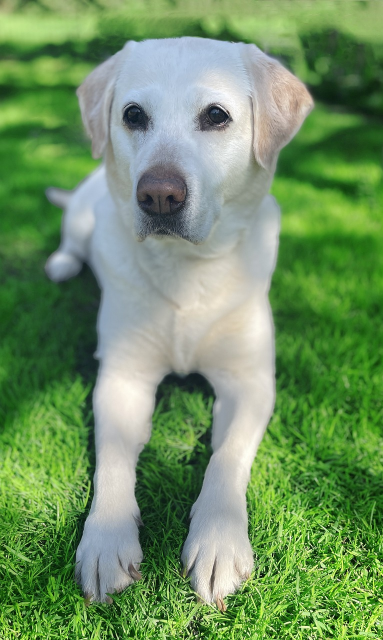
#> input picture Clase2-Pillow/perro.jpg, 766 x 1280 px (shown at 1/2 size)
$ jupyter execute Clase2B_Pillow.ipynb
#> lines starting #> are read from the running program, lines starting #| are printed output that depends on the picture; after the words box and inside, x2 and y2 are one past the last pixel; in counts of white or black regions, pixels touching at a corner belong together
[cell 1]
from PIL import Image, ImageFilter
img = "perro.jpg"


with Image.open(img) as img_p:
#> img_p is the input picture: PIL image 766x1280 RGB; mean R, G, B 111.5, 146, 98.8
    img_p.load()
img_p.show()
res = img_p.size
#> res = (766, 1280)
print("Resolución de imagen :", res)
#| Resolución de imagen : (766, 1280)
img_perro = img_p.crop((75, 50, 660, 1200))  #recorte de imagen
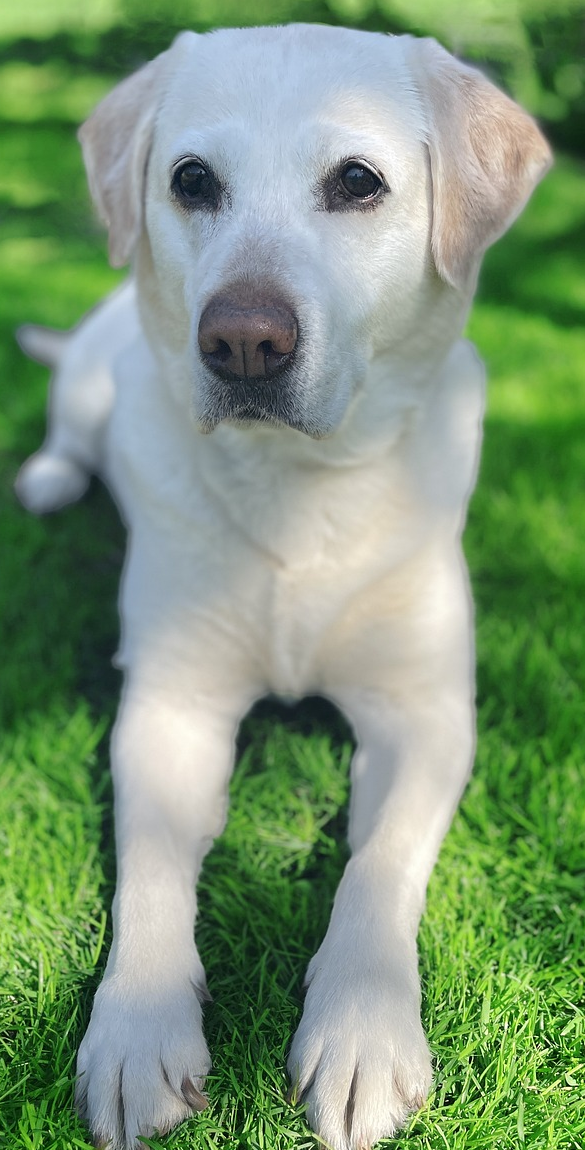
#> img_perro: PIL image 585x1150 RGB; mean R, G, B 124.5, 150.6, 118.9
img_perro.show()

[cell 2]
img_perro_gris = img_perro.convert("L")      #transformación a escala de grises
img_perro_gris.show()

[cell 3]
threshold = 140                        #umbral
#conversión de todos los pixeles con umbral mayor a 100 en blanco, resto negro.
#Se constata que no es buena la separación entre el perro y el fondo
img_perro_threshold = img_perro_gris.point(lambda x: 255 if x > threshold else 0)
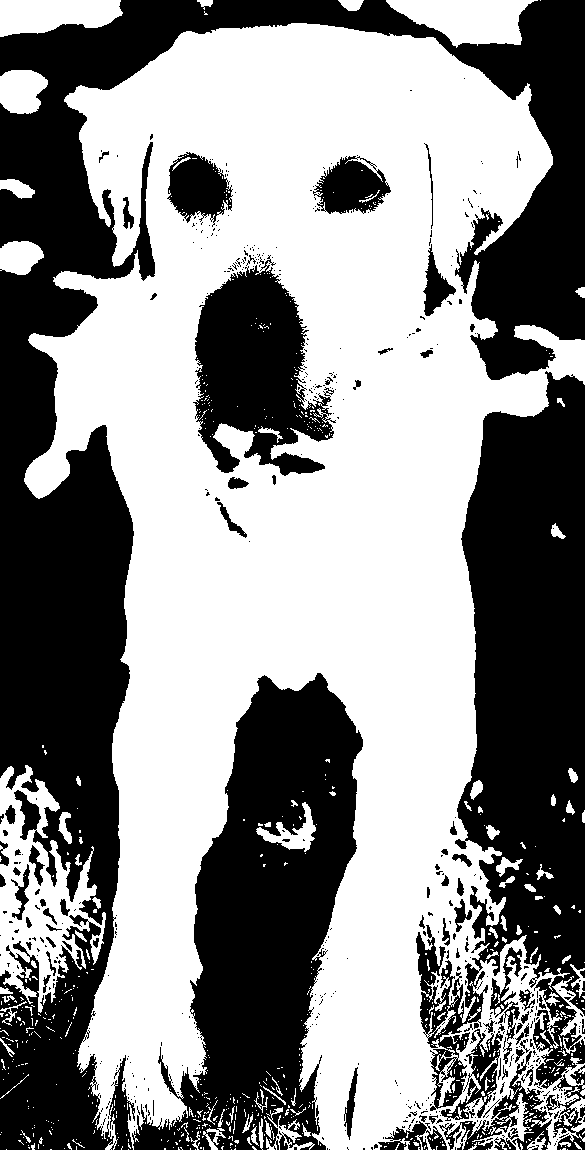
#> img_perro_threshold: PIL image 585x1150 L; 55.2% white; 565 black regions (477 under 20 px), largest, box (x1, y1, x2, y2) and area: (0, 0, 585, 1150) 137450, (416, 371, 585, 1111) 67754, (132, 673, 363, 1150) 55871
img_perro_threshold.show()

[cell 4]
#Extracción de canales rojo, verde y azul (imagen original)
rojo, verde, azul = img_perro.split()
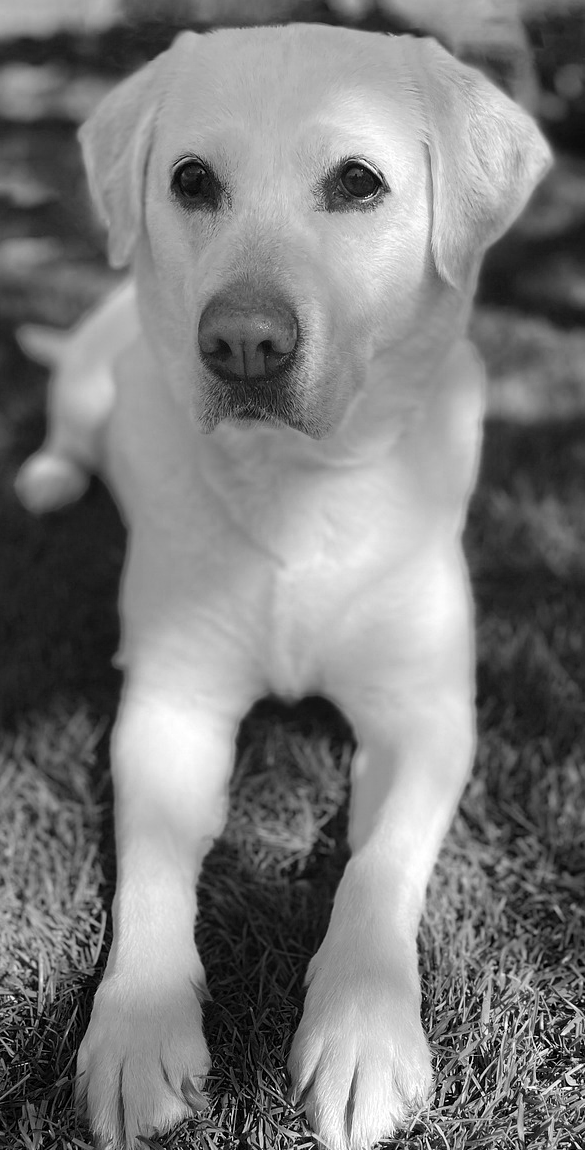
#> rojo: PIL image 585x1150 L; min 0, max 255, mean 124.5
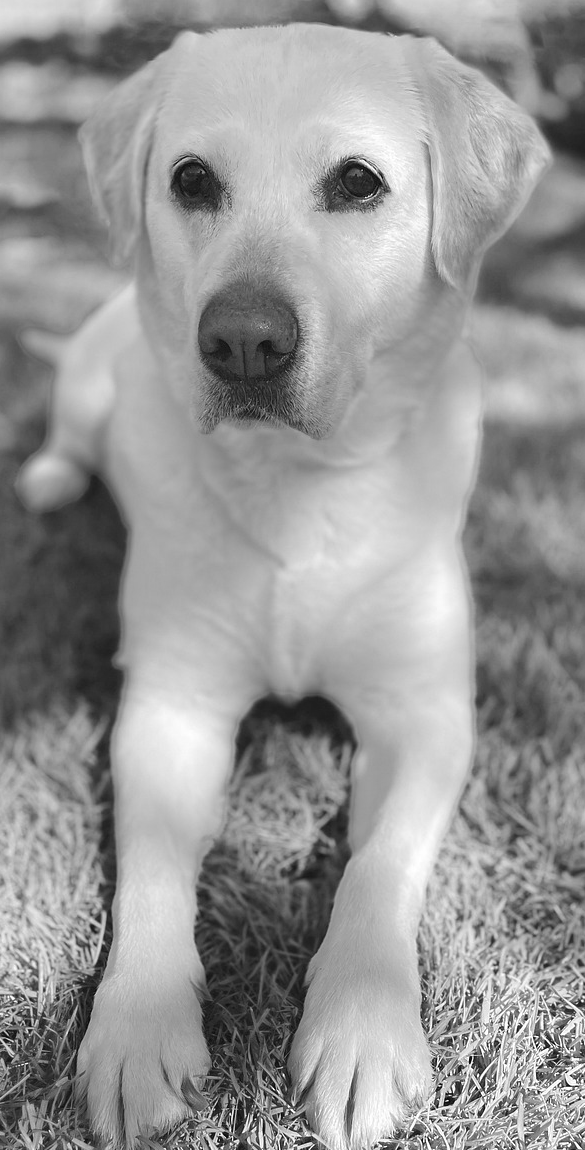
#> verde: PIL image 585x1150 L; min 0, max 255, mean 150.6
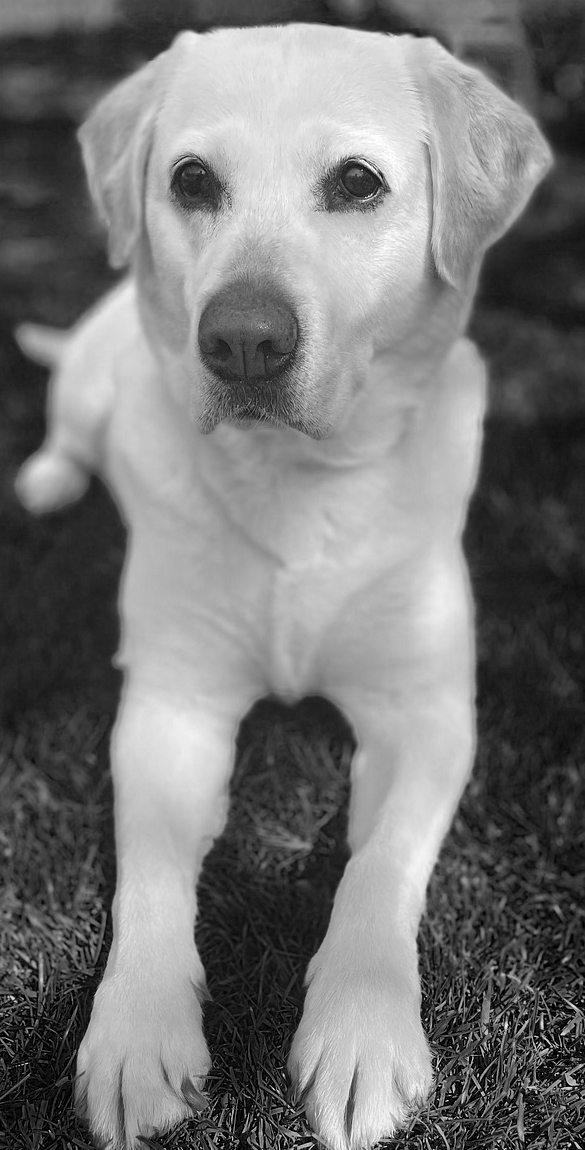
#> azul: PIL image 585x1150 L; min 0, max 255, mean 118.9
rojo.show()
verde.show()
azul.show()

[cell 5]
#El canal azul tiene un mayor contraste entre los píxeles que representan al perro y los que representan el fondo.
#Utilizar la imagen del canal azul para establecer el umbral:
threshold = 140
img_perro_threshold_a = azul.point(lambda x: 255 if x > threshold else 0)
#> img_perro_threshold_a: PIL image 585x1150 L; 47.1% white; 897 white regions (859 under 20 px), largest, box (x1, y1, x2, y2) and area: (22, 23, 552, 1150) 313061, (403, 335, 427, 351) 181, (562, 1064, 584, 1086) 115
img_perro_threshold_a = img_perro_threshold_a.convert("1")
img_perro_threshold_a.show()

[cell 6]
#Definición de funciones para ciclos de 'erosión' y 'dilatación'
def erode(cycles, image):
#> called with cycles = 2
    for _ in range(cycles):
        image = image.filter(ImageFilter.MinFilter(3))
    return image

def dilate(cycles, image):
#> called with cycles = 15
    for _ in range(cycles):
        image = image.filter(ImageFilter.MaxFilter(3))
#> image: PIL image 585x1150 1; 59.5% white; 6 black regions, box (x1, y1, x2, y2) and area: (0, 0, 585, 1150) 220201, (148, 693, 342, 1150) 41241, (211, 286, 311, 463) 9507, (333, 173, 371, 198) 636, (183, 172, 213, 201) 554, (436, 297, 446, 304) 32
    return image

[cell 7]
#imagen de umbral erosionada - Eliminación del fondo de la imagen
#ciclos de erosión
paso_1 = erode(2, img_perro_threshold_a)
paso_1.show()

[cell 8]
#ciclos de dilatación
paso_2 = dilate(15, paso_1)
paso_2.show()

[cell 9]
#Nuevos ciclos de erosión - Finalización de la máscara
perro_mascara = erode(6, paso_2)
#> call 2 of erode, with cycles = 6
#> after the loop in erode (call 2), `for _ in range(cycles):`:
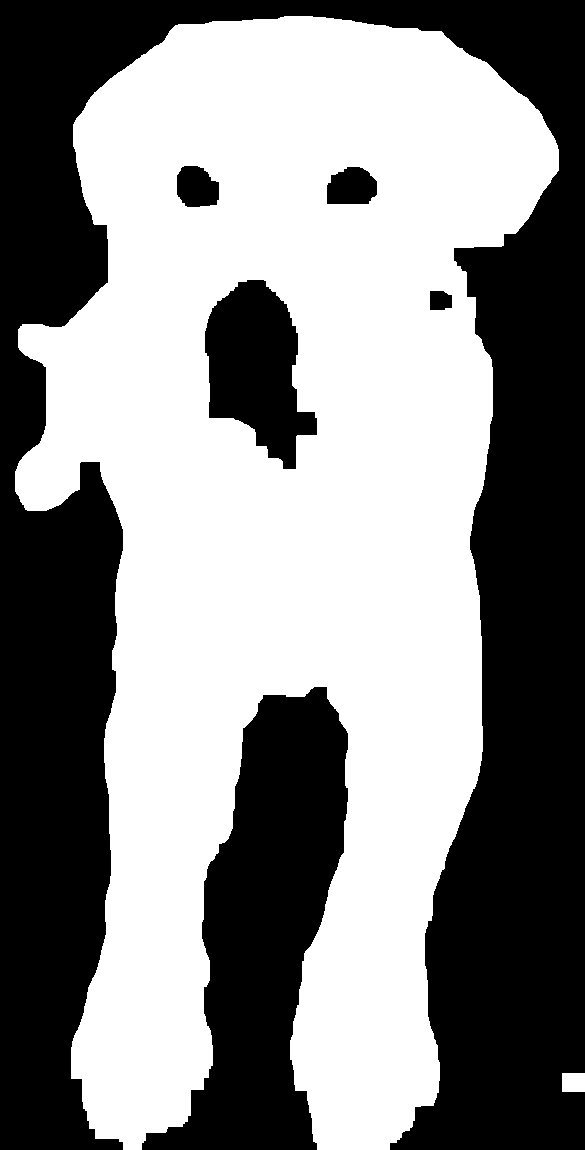
#> image: PIL image 585x1150 1; 54.3% white; 6 black regions, box (x1, y1, x2, y2) and area: (0, 0, 585, 1150) 242257, (142, 687, 348, 1150) 48735, (205, 280, 317, 469) 13059, (327, 167, 377, 204) 1536, (177, 166, 219, 207) 1406, (430, 291, 452, 310) 380
perro_mascara.show()

[cell 10]
#Eliminación de bordes afilados
#Conversión imagen binaria a una imagen en escala de grises
perro_mascara = perro_mascara.convert("L")
perro_mascara = perro_mascara.filter(ImageFilter.BoxBlur(8))
perro_mascara.show()

[cell 11]
#Extracción de la imagen del perro
blank = img_perro.point(lambda _: 0)
#> blank: PIL image 585x1150 RGB; every value is 0
perro_recorte = Image.composite(img_perro, blank, perro_mascara)
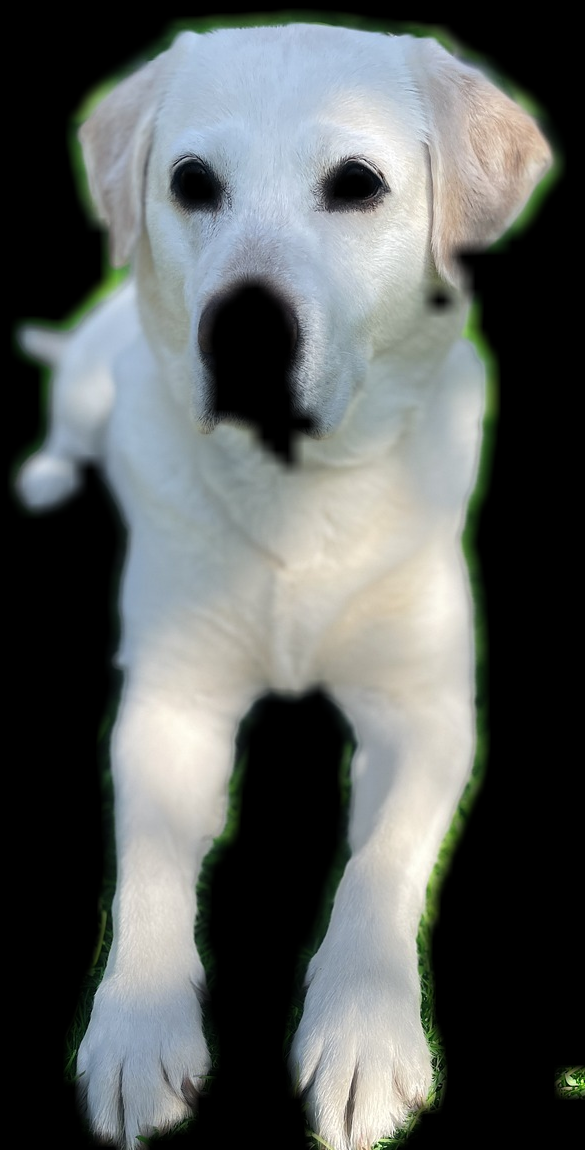
#> perro_recorte: PIL image 585x1150 RGB; mean R, G, B 91.5, 95.7, 94.5
perro_recorte.show()

[cell 12]
#Superposición de imágenes
filename_monastery = "habitacion.jpg"
with Image.open(filename_monastery) as img_habitacion:
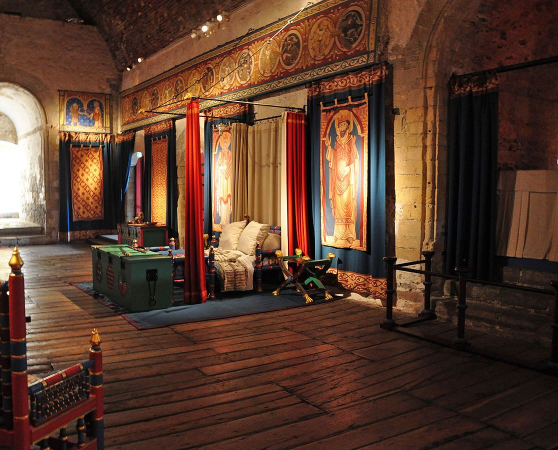
#> input picture Clase2-Pillow/habitacion.jpg, 1116 x 900 px (shown at 1/2 size)
#> img_habitacion is the input picture: PIL image 1116x900 RGB; mean R, G, B 90.2, 60.2, 44.5
    img_habitacion.load()

img_habitacion.paste(img_perro.resize((img_perro.width // 5, img_perro.height // 5)),(600, 600),
                     perro_mascara.resize((perro_mascara.width // 5, perro_mascara.height // 5)),)
img_habitacion.show()
